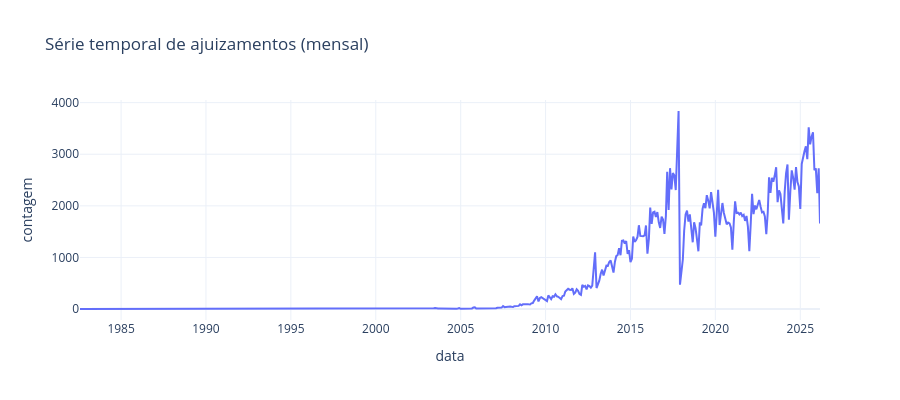

Notebook code cell kept with this figure:
### Code cell
# Série temporal mensal e distribuição por ano para 'data_ajuizamento'
if 'data_ajuizamento' not in df.columns or df['data_ajuizamento'].isnull().all():
    print("Coluna data_ajuizamento vazia ou inexistente")
else:
    ts = df.dropna(subset=['data_ajuizamento']).copy()
    ts['data_ajuizamento'] = pd.to_datetime(ts['data_ajuizamento'], errors='coerce')
    ts = ts.dropna(subset=['data_ajuizamento'])
    ts['ano_mes'] = ts['data_ajuizamento'].dt.to_period('M').dt.to_timestamp()
    monthly = ts['ano_mes'].value_counts().sort_index()
    import plotly.express as px
    fig = px.line(x=monthly.index, y=monthly.values, title=f"Série temporal de ajuizamentos (mensal)", labels={'x':'data','y':'contagem'})
    fig.update_layout(template='plotly_white', height=400)
    fig.show()
    # distribuição por ano (barras)
    anos = ts['data_ajuizamento'].dt.year.value_counts().sort_index()
    fig2 = px.bar(x=anos.values, y=anos.index, orientation='h', title='Contagem por Ano - data_ajuizamento', labels={'x':'contagem','y':'ano'})
    fig2.update_layout(template='plotly_white', height=400)
    fig2.show()
    # Gráfico de linha por ano
    fig3 = px.line(x=anos.index, y=anos.values, 
                title='Contagem por Ano - data_ajuizamento (Linha)', 
                labels={'x':'ano','y':'contagem'},
                markers=True)  # adiciona marcadores nos pontos
    fig3.update_layout(template='plotly_white', height=400)
    fig3.show()

### Figure 1 — Plotly figure (JSON) as saved in the notebook; plotly's stock layout.template omitted (floating-point values rounded to 4 significant figures; data arrays with more than 128 entries replaced by an {"elided": "..."} marker saying what was removed)
{"data": [{"hovertemplate": "data=%{x}<br>contagem=%{y}<extra></extra>", "legendgroup": "", "line": {"color": "#636efa", "dash": "solid"}, "marker": {"symbol": "circle"}, "mode": "lines", "name": "", "orientation": "v", "showlegend": false, "type": "scatter", "x": {"elided": "422 str values"}, "xaxis": "x", "y": {"elided": "422 int values"}, "yaxis": "y"}], "layout": {"height": 400, "legend": {"tracegroupgap": 0}, "title": {"text": "Série temporal de ajuizamentos (mensal)"}, "xaxis": {"anchor": "y", "domain": [0, 1], "title": {"text": "data"}}, "yaxis": {"anchor": "x", "domain": [0, 1], "title": {"text": "contagem"}}}}
